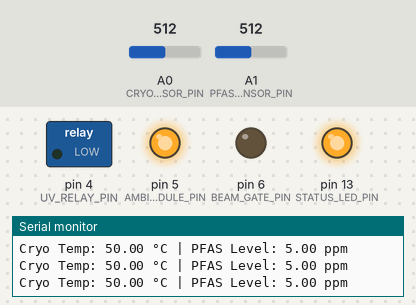
Recording of a sketch running on a simulated Arduino Uno, built with avr-gcc and run on an emulated ATmega328P. Shown: switched loads named in the sketch (green lamp = pin HIGH), output pins drawn as LEDs (lit = HIGH), the last lines printed to the serial monitor. The inputs (shaded band) are chosen by the test bench; at power-on: A0 (CRYOCORE_SENSOR_PIN) = 512, A1 (PFAS_SENSOR_PIN) = 512.

Above: at 1.2 s.
1.3 s: A0 (CRYOCORE_SENSOR_PIN) set to 483
4.3 s: A0 (CRYOCORE_SENSOR_PIN) set to 460
At 5.3 s:
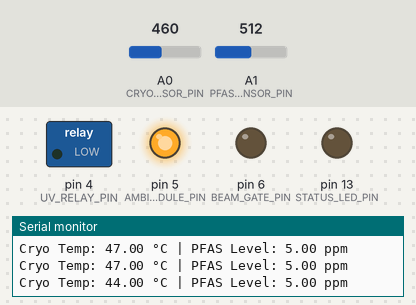
5.8 s: A1 (PFAS_SENSOR_PIN) set to 707
7.5 s: A1 (PFAS_SENSOR_PIN) set to 726
At 9.5 s:
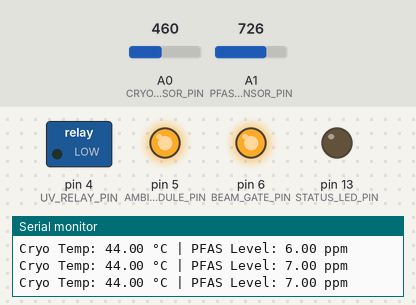
9.8 s: A1 (PFAS_SENSOR_PIN) set to 716
At 11.4 s:
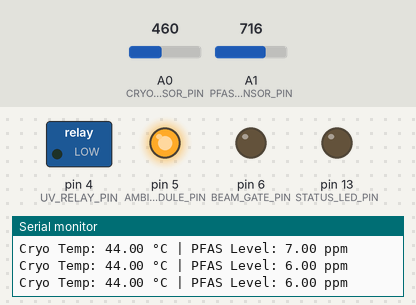
11.8 s: A1 (PFAS_SENSOR_PIN) set to 900
At 31.2 s:
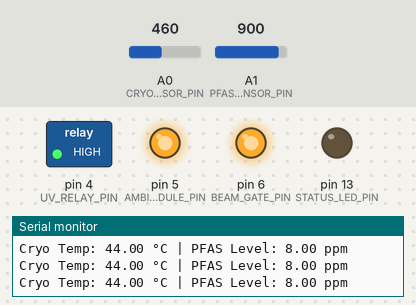
Timing chart, 0 to 31.9 s (numbered marks = the images above; inputs shaded):
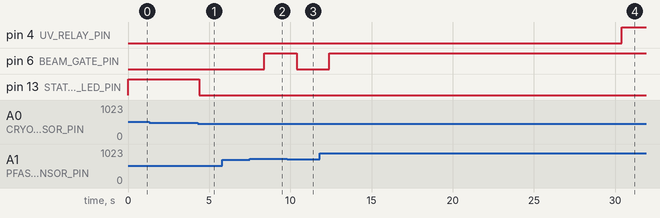

Measured:
- the behaviour switches between 471 and 470 on A0 (CRYOCORE_SENSOR_PIN) (found by bisection; images 0 and 1)
- the behaviour switches between 716 and 717 on A1 (PFAS_SENSOR_PIN) (found by bisection; images 1 and 2)
- after the input at 4.3 s, pin 13 (STATUS_LED_PIN): HIGH → LOW after 0.08 s
- after the input at 7.5 s, pin 6 (BEAM_GATE_PIN): LOW → HIGH after 0.88 s
- after the input at 9.8 s, pin 6 (BEAM_GATE_PIN): HIGH → LOW after 0.59 s
- after the input at 11.8 s, pin 6 (BEAM_GATE_PIN): LOW → HIGH after 0.59 s

The sketch:

fida_controller_firmware.ino
```cpp
// --------------------------------------------------------------
// IX-Proshchalnyy-Dar : FIDA Control Firmware
// Governs UV kill timing, CryoCore monitoring, PFAS detection,
// ambient energy toggling, and fractal beam array gating
// --------------------------------------------------------------

#define UV_RELAY_PIN        4
#define CRYOCORE_SENSOR_PIN A0
#define PFAS_SENSOR_PIN     A1
#define AMBIENT_MODULE_PIN  5
#define BEAM_GATE_PIN       6
#define STATUS_LED_PIN      13

unsigned long uv_pulse_duration = 10000; // 10 sec UV burst
unsigned long last_uv_time = 0;
int cryo_threshold = 45; // max coil temp °C
bool beam_enabled = false;

void setup() {
  pinMode(UV_RELAY_PIN, OUTPUT);
  pinMode(AMBIENT_MODULE_PIN, OUTPUT);
  pinMode(BEAM_GATE_PIN, OUTPUT);
  pinMode(STATUS_LED_PIN, OUTPUT);
  digitalWrite(UV_RELAY_PIN, LOW);
  digitalWrite(AMBIENT_MODULE_PIN, HIGH); // always ON
  digitalWrite(BEAM_GATE_PIN, LOW);
  Serial.begin(9600);
}

void loop() {
  int cryo_temp = analogRead(CRYOCORE_SENSOR_PIN); // simulated value
  int pf_detect = analogRead(PFAS_SENSOR_PIN);     // simulated value

  // Map analog to temp (placeholder scale: 0-1023 = 0-100°C)
  float cryo_temp_c = map(cryo_temp, 0, 1023, 0, 100);
  float pf_level = map(pf_detect, 0, 1023, 0, 10); // ppm

  // Log status
  Serial.print("Cryo Temp: ");
  Serial.print(cryo_temp_c);
  Serial.print(" °C | PFAS Level: ");
  Serial.print(pf_level);
  Serial.println(" ppm");

  // Cryo overheat protection
  if (cryo_temp_c > cryo_threshold) {
    digitalWrite(UV_RELAY_PIN, LOW);
    digitalWrite(BEAM_GATE_PIN, LOW);
    digitalWrite(STATUS_LED_PIN, HIGH); // Alert
    return;
  } else {
    digitalWrite(STATUS_LED_PIN, LOW);
  }

  // PFAS Detected → Trigger UV cycle
  if (pf_level > 3.0 && millis() - last_uv_time > 30000) {
    digitalWrite(UV_RELAY_PIN, HIGH);
    delay(uv_pulse_duration);
    digitalWrite(UV_RELAY_PIN, LOW);
    last_uv_time = millis();
  }

  // Enable fractal beam gate if PFAS > threshold
  if (pf_level > 6.0) {
    digitalWrite(BEAM_GATE_PIN, HIGH);
    beam_enabled = true;
  } else {
    digitalWrite(BEAM_GATE_PIN, LOW);
    beam_enabled = false;
  }

  delay(1000); // polling interval
}
```
